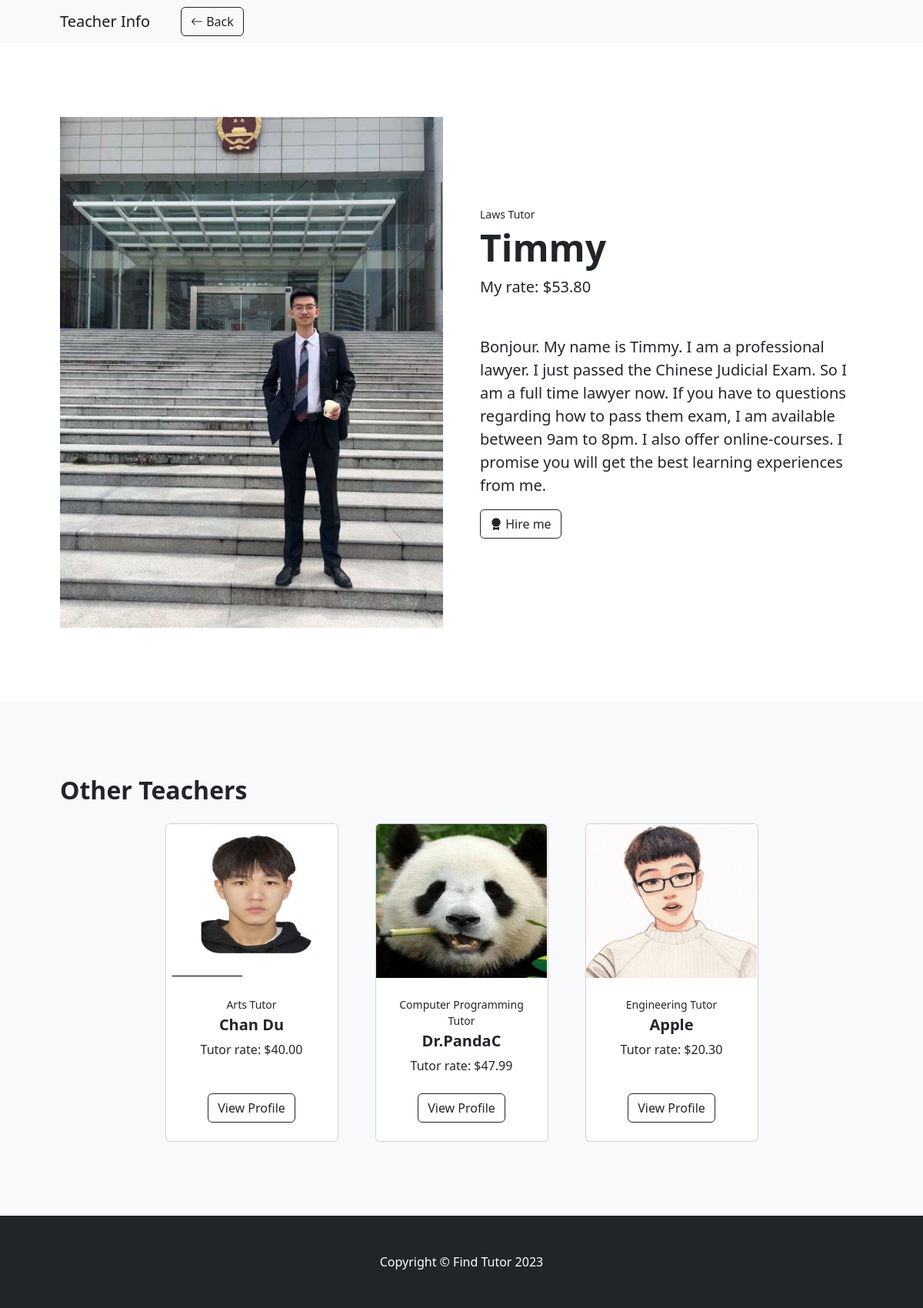
The app's page /teacher/viewProfile/?nid=9 with its own data.
### Reg/models.py (models this page shows, shortened)
class User(models.Model):
    username = models.CharField("Username", max_length=30, unique=True)
    password = models.CharField("Password", max_length=32)
    created_time = models.DateTimeField('Created time', auto_now_add=True)
    updated_time = models.DateTimeField('Updated time', auto_now=True)
    DateofBirth = models.DateField("Date of Birth",auto_now_add=False,blank=True,null=True)
    isStudent=models.BooleanField(default=False)
    profile_picture=models.ImageField("Profile Picture",upload_to='media/profile_pictures',blank=True,null=True)
    personal_Bio=models.CharField("Bio", max_length=400,blank=True, null=True )
    class meta:
        abstract = True

class Teacher(User):
    specialty=  models.CharField("Specialty", max_length=32)
    personal_rate=models.DecimalField("rate",default=0, decimal_places=2,max_digits=6)
    numberofSudents = models.IntegerField(default=0)
    def __str__(self):
       return self.username

### teacher/views.py (the view)
# urls.py: path('viewProfile/',views.viewProfile),
def viewProfile(request):
        nid=request.GET.get('nid')
        teacher = Teacher.objects.get(pk=nid)
        count=Teacher.objects.exclude(pk=nid).count()
        teachers=Teacher.objects.exclude(pk=nid)
        newqs=[]
        i = 0
        while i < 3:
           newqs.append(teachers[i])
           i += 1
        print (newqs)
        print(teachers)
        return render(request, 'viewProfile.html', {'Teacher': teacher,'Teachers': newqs})

### teacher/templates/viewProfile.html (shortened to what this page needs)
{% load static %}
<!DOCTYPE html>
<html lang="en">
    <head>
        <link href="https://cdn.jsdelivr.net/npm/bootstrap-icons@1.5.0/font/bootstrap-icons.css" rel="stylesheet" />
        <link href="{%static 'css/styles.css' %}" rel="stylesheet" />
    </head>
    <body>
        <nav class="navbar navbar-expand-lg navbar-light bg-light">
            <div class="container px-4 px-lg-5">
                <a class="navbar-brand" href="#!">Teacher Info</a>
                <div class="collapse navbar-collapse" id="navbarSupportedContent">
                    <ul class="navbar-nav me-auto mb-2 mb-lg-0 ms-lg-4">
                        <li class="nav-item"><a class="btn btn-outline-dark flex-shrink-0" href="/index"><i class="bi bi-arrow-left"></i> Back</a></li>
                    </ul>
                </div>
            </div>
        </nav>
        <section class="py-5">
            <div class="container px-4 px-lg-5 my-5">
                <div class="row gx-4 gx-lg-5 align-items-center">
                    <div class="col-md-6"><img class="card-img-top mb-5 mb-md-0" src="{{Teacher.profile_picture.url}}"  /></div>
                    <div class="col-md-6">
                        <div class="small mb-1">{{Teacher.specialty}} Tutor</div>
                        <h1 class="display-5 fw-bolder">{{Teacher.username}}</h1>
                        <div class="fs-5 mb-5">
                            <span>My rate: ${{Teacher.personal_rate}}</span>
                        </div>
                        <p class="lead"> {{Teacher.personal_Bio}}</p>
                        <div class="d-flex">
                            <button class="btn btn-outline-dark flex-shrink-0" type="button">
                               <i class="bi bi-award-fill"></i>
                                Hire me
                            </button>
                        </div>
                    </div>
                </div>
            </div>
        </section>
        <section class="py-5 bg-light">
            <div class="container px-4 px-lg-5 mt-5">
                <h2 class="fw-bolder mb-4">Other Teachers</h2>
                <div class="row gx-4 gx-lg-5 row-cols-2 row-cols-md-3 row-cols-xl-4 justify-content-center">
                    {%for Teacher in Teachers%}
                    <div class="col mb-5">
                        <div class="card h-100">
                            <a href="/teacher/viewProfile/?nid={{Teacher.id}}">
                                <img class="card-img-top" src="{{Teacher.profile_picture.url}}"  style="width:222px; height:200px"/>
                            </a>
                            <div class="card-body p-4">
                                <div class="text-center">
                                   <div class="small mb-1">{{Teacher.specialty}} Tutor</div>
                                    <h5 class="fw-bolder">{{Teacher.username}}</h5>
                                    Tutor rate: ${{Teacher.personal_rate}}
                                </div>
                            </div>
                            <div class="card-footer p-4 pt-0 border-top-0 bg-transparent">
                                <div class="text-center"><a class="btn btn-outline-dark mt-auto" href="/teacher/viewProfile/?nid={{Teacher.id}}">
                                    View Profile</a></div>
                            </div>
                        </div>
                    </div>
                     {%endfor%}
                </div>
            </div>
        </section>
        <footer class="py-5 bg-dark">
            <div class="container"><p class="m-0 text-center text-white">Copyright &copy; Find Tutor 2023</p></div>
        </footer>
    </body>
</html>

### records on screen
User: profile_picture (picture), username "Timmy", personal_Bio "Bonjour. My name is Timmy. I am a professional lawyer. I just passed the Chinese Judicial Exam. So I am a full time lawyer now. If you have to questions regarding how to pass them exam, I am available between 9am to 8pm. I also offer online-courses. I promise you will get the best learning experiences from me."
Teacher: specialty "Laws", personal_rate "53.80"
Teacher: profile_picture (picture), specialty "Arts", username "Chan Du", personal_rate "40.00"
Teacher: profile_picture (picture), specialty "Computer Programming", username "Dr.PandaC", personal_rate "47.99"
Teacher: profile_picture (picture), specialty "Engineering", username "Apple", personal_rate "20.30"
